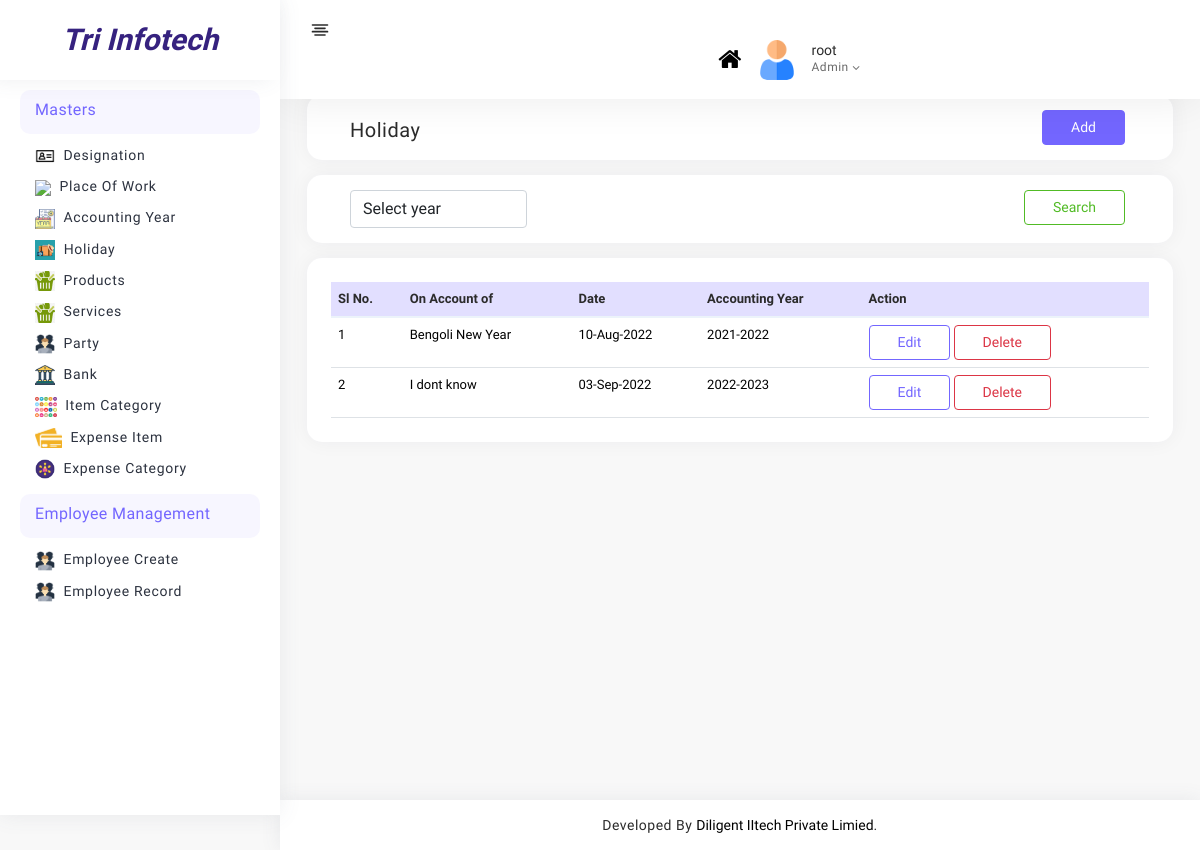
/admin_panel/holiday/ (signed in), run on the app's committed database.
### admin_panel/models.py (models this page shows, shortened)
class Holiday(models.Model):
    accounting_year = models.ForeignKey("Accounting_year", on_delete=models.CASCADE)
    holiday_date = models.DateField(auto_now=False, auto_now_add=False,unique=True)
    reason = models.CharField(max_length=100)

class Accounting_year(models.Model):
    year = models.CharField( max_length=50,unique=True)
    fromdate = models.CharField(max_length=20,default="April,1")
    todate = models.CharField(max_length=20,default="March,31")
    def __str__(self):
        return self.year

### admin_panel/views.py (the view)
# urls.py: path("holiday/",views.holiday,name="holiday"),
def holiday(request):
    if request.user.is_staff:
        holidays = Holiday.objects.all()
        years = Accounting_year.objects.all()
        if request.method == "POST":
            print("got post request from holiday for searching")
            year = request.POST["year"]
            years = Accounting_year.objects.all()
            holidays = Holiday.objects.filter(accounting_year_id=year)
            print(holidays)
        return render(request,"masters/holiday/holiday.html",{"holidays":holidays,"years":years})
    else:
        return redirect("login")

### admin_panel/templates/masters/holiday/holiday.html (shortened to what this page needs)
{% extends 'base.html' %}
{% load static %}
{% block content %}
<div class="page-body">
    <form action="" method="post">
        <div class="container-fluid">
            <div class="card p-3 py-2 project-list">
                <div class="row">
                    <div class="col-md-6">
                        <h5 class="mb-0 mt-2">Holiday</h5>
                    </div>
                    <div class="col-md-6">
                        <a href="{% url 'holiday_add' %} " class="btn btn-primary rs-text-right">Add</a>
                    </div>
                </div>
            </div>
            <div class="card p-3 py-2 project-list">
                <div class="row">
                        <div class="col-md-3">
                            <select name="year" class="form-control" id="year">
                                <option value="">Select year</option>
                            </select>
                        </div>
                        <div class="col-md-6 ml-auto">
                            <input type="submit" class="btn btn-outline-success" value="Search">
                        </div>
                </div>
            </div>
            <div class="card rs-mt-10 rs-br-0">
                <div class="card-body p-4 rs-p-0">
                    <div class="">
                        <table class="table rs_table">
                            <thead>
                                <tr>
                                    <th class="rs-w-5"><span class="hidden-xs">Sl No.</span></th>
                                    <th>On Account of</th>
                                    <th>Date</th>
                                    <th>Accounting Year</th>
                                    <th class="rs-text-right">Action</th>
                                </tr>
                            </thead>
                            <tbody>
                                {% for holiday in holidays %}
                                <tr>
                                    <td class="rs-pr-0">
                                        <span class="hidden-xs">{{ forloop.counter }}</span>
                                    </td>
                                    <td>{{ holiday.reason|capfirst}}</td>
                                    <td>{{ holiday.holiday_date|date:"d-M-Y"}}</td>
                                    <td>{{ holiday.accounting_year}}</td>
                                    <td class="rs-text-right"><a href="{% url 'holiday_edit' holiday.id %}"
                                            class="btn btn-outline-primary">Edit</a>
                                        <a type="button" class="btn btn-outline-danger" data-toggle="modal"
                                            data-target="#exampleModal-{{forloop.counter}}">
                                            Delete
                                        </a>
                                    </td>
                                </tr>
                                {% endfor %}
                            </tbody>
                        </table>
                    </div>
                </div>
            </div>
        </div>
    </form>
</div>
{% endblock content %}

### admin_panel/templates/base.html (shortened to what this page needs)
{% load static %}
<!DOCTYPE html>
<html lang="en">
<head>
   <link rel="stylesheet" type="text/css" href="{% static 'css/font_awesome/css/font-awesome.min.css' %} ">
   <link rel="stylesheet" type="text/css" href="{% static 'css/scrollbar.css' %} ">
   <link rel="stylesheet" type="text/css" href="{% static 'css/bootstrap.css' %} ">
   <link rel="stylesheet" type="text/css" href="{% static 'css/style.css' %} ">
   <link rel="stylesheet" type="text/css" href="{% static 'css/my_css.css' %} ">
   <link rel="stylesheet" type="text/css" href="{% static 'css/responsive.css' %} ">
   <link rel="stylesheet" type="text/css" href="{% static 'css/my_responsive.css' %} ">
</head>
<body>
   <div class="page-wrapper null compact-wrapper" id="pageWrapper">
      <div class="page-header">
         <div class="header-wrapper row m-0">
            <div class="header-logo-wrapper col-auto p-0">
               <div class="toggle-sidebar" checked="checked">
               </div>
            </div>
            <div class="nav-right col-8 pull-right right-header p-0">
               <ul class="nav-menus">
                  <li>
                     <a href="{% url 'index' %}">
                        <div><i class="fa fa-home rs-f-20" style="font-size:25px;"> </i></div>
                     </a>
                  </li>
                  <li class="profile-nav onhover-dropdown p-0 me-0">
                     <div class="media profile-media">
                        <img class="b-r-10 img-40" src="{% static 'images/user.png' %} " alt="">
                        <div class="media-body">
                           <span>{{user.username}}</span>
                           <p class="mb-0 font-roboto">Admin <i class="middle fa fa-angle-down"></i></p>
                        </div>
                     </div>
                  </li>
               </ul>
            </div>
         </div>
      </div>
      <div class="page-body-wrapper">
         <div class="sidebar-wrapper">
            <div>
               <div class="logo-wrapper">
                  <a href="" data-bs-original-title="Tri Infotech" title=""
                     style="font-family: 'Bad Script', cursive;color:#36227f;font-weight: bold;font-size: 30px;font-style: italic;line-height: 60px;">Tri Infotech</a>
               </div>
               <nav class="sidebar-main">
                  <div>
                     <ul class="sidebar-links">
                        <div class="simplebar-wrapper" style="margin: 0px;">
                           <div class="simplebar-mask">
                              <div class="simplebar-offset" style="right: 0px; bottom: 0px;">
                                 <div class="simplebar-content-wrapper" style="height: 100%; overflow: hidden scroll;">
                                    <div class="simplebar-content" style="padding: 0px;">
                                       <li class="sidebar-main-title">
                                          <div>
                                             <h6>Masters</h6>
                                          </div>
                                       </li>
                                       <li>
                                          <a href="{% url 'designation' %} " data-bs-original-title="" class="d-block">
                                             <img src="{% static 'images/designation.png' %} "
                                                style="height:20px;margin-right:5px;">
                                             <span>Designation</span>
                                          </a>
                                       </li>
                                       <li>
                                          <a href="{% url 'place' %} " data-bs-original-title="" class="d-block">
                                             <img src="{% static 'images/place.png' %} "
                                                style="height:20px;margin-right:5px;">
                                             <span>Place of Work</span>
                                          </a>
                                       </li>
                                       <li>
                                          <a href="{% url 'accounting_year' %} " data-bs-original-title="" class="d-block">
                                             <img src="{% static 'images/financial_year.jpg' %} "
                                                style="height:20px;margin-right:5px;">
                                             <span>Accounting Year</span>
                                          </a>
                                       </li>
                                       <li>
                                          <a href="{% url 'holiday' %} " data-bs-original-title="" class="d-block">
                                             <img src="{% static 'images/holiday.jpg' %} "
                                                style="height:20px;margin-right:5px;">
                                             <span>Holiday</span>
                                          </a>
                                       </li>
                                       <li>
                                          <a href="{% url 'products' %} " data-bs-original-title="" class="d-block">
                                             <img src="{% static 'images/items.png' %} "
                                                style="height:20px;margin-right:5px;">
                                             <span>Products</span>
                                          </a>
                                       </li>
                                       <li>
                                          <a href="{% url 'services' %} " data-bs-original-title="" class="d-block">
                                             <img src="{% static 'images/items.png' %} "
                                                style="height:20px;margin-right:5px;">
                                             <span>Services</span>
                                          </a>
                                       </li>
                                       <li>
                                          <a href="{% url 'arp_party' %} " data-bs-original-title="" class="d-block">
                                             <img src="{% static 'images/people.png' %} "
                                                style="height:20px;margin-right:5px;">
                                             <span>Party</span>
                                          </a>
                                       </li>
                                       <li>
                                          <a href="{% url 'bank_list' %} " data-bs-original-title="" class="d-block">
                                             <img src="{% static 'images/bank.png' %} "
                                                style="height:20px;margin-right:5px;">
                                             <span>Bank</span>
                                          </a>
                                       </li>
                                       <li>
                                          <a href="{% url 'item_category' %}" data-bs-original-title="" class="d-block">
                                             <img src="{% static 'images/item_category.png' %} "
                                                style="height:20px;margin-right:5px;">
                                             <span>Item Category</span>
                                          </a>
                                       </li>
                                       <li>
                                          <a href="{% url 'expense_item' %}" data-bs-original-title="" class="d-block">
                                             <img src="{% static 'images/expense_item.png' %} "
                                                style="height:20px;margin-right:5px;">
                                             <span>Expense Item</span>
                                          </a>
                                       </li>
                                       <li>
                                          <a href="{% url 'expense_category' %}" data-bs-original-title=""
                                             class="d-block">
                                             <img src="{% static 'images/expense category.png' %} "
                                                style="height:20px;margin-right:5px;">
                                             <span>Expense Category</span>
                                          </a>
                                       </li>
                                       <li class="sidebar-main-title">
                                          <div>
                                             <h6>Employee Management</h6>
                                          </div>
                                       </li>
                                       <li>
                                          <a href="{% url 'create_emp' %}" data-bs-original-title=""
                                             class="d-block">
                                             <img src="{% static 'images/people.png' %} "
                                                style="height:20px;margin-right:5px;">
                                             <span>Employee Create</span>
                                          </a>
                                       </li>
                                       <li>
                                          <a href="{% url 'show_emp' %}" data-bs-original-title=""
                                             class="d-block">
                                             <img src="{% static 'images/people.png' %} "
                                                style="height:20px;margin-right:5px;">
                                             <span>Employee Record</span>
                                          </a>
                                       </li>
                                    </div>
                                 </div>
                              </div>
                           </div>
                        </div>
                     </ul>
                  </div>
               </nav>
            </div>
         </div>
         {% block content %}
         {% endblock content %}
         <footer class="footer">
            <div class="container-fluid">
               <div class="row">
                  <div class="col-md-12 footer-copyright text-center">
                     <p class="mb-0">Developed By <a href="">Diligent IItech Private
                           Limied</a>.</p>
                  </div>
               </div>
            </div>
         </footer>
      </div>
   </div>

### data on the page
Holiday: reason "Bengoli New Year", holiday_date "10-Aug-2022", accounting_year "2021-2022"
Holiday: reason "I dont know", holiday_date "03-Sep-2022", accounting_year "2022-2023"

### other printed values
{{ user.username }} "root"
